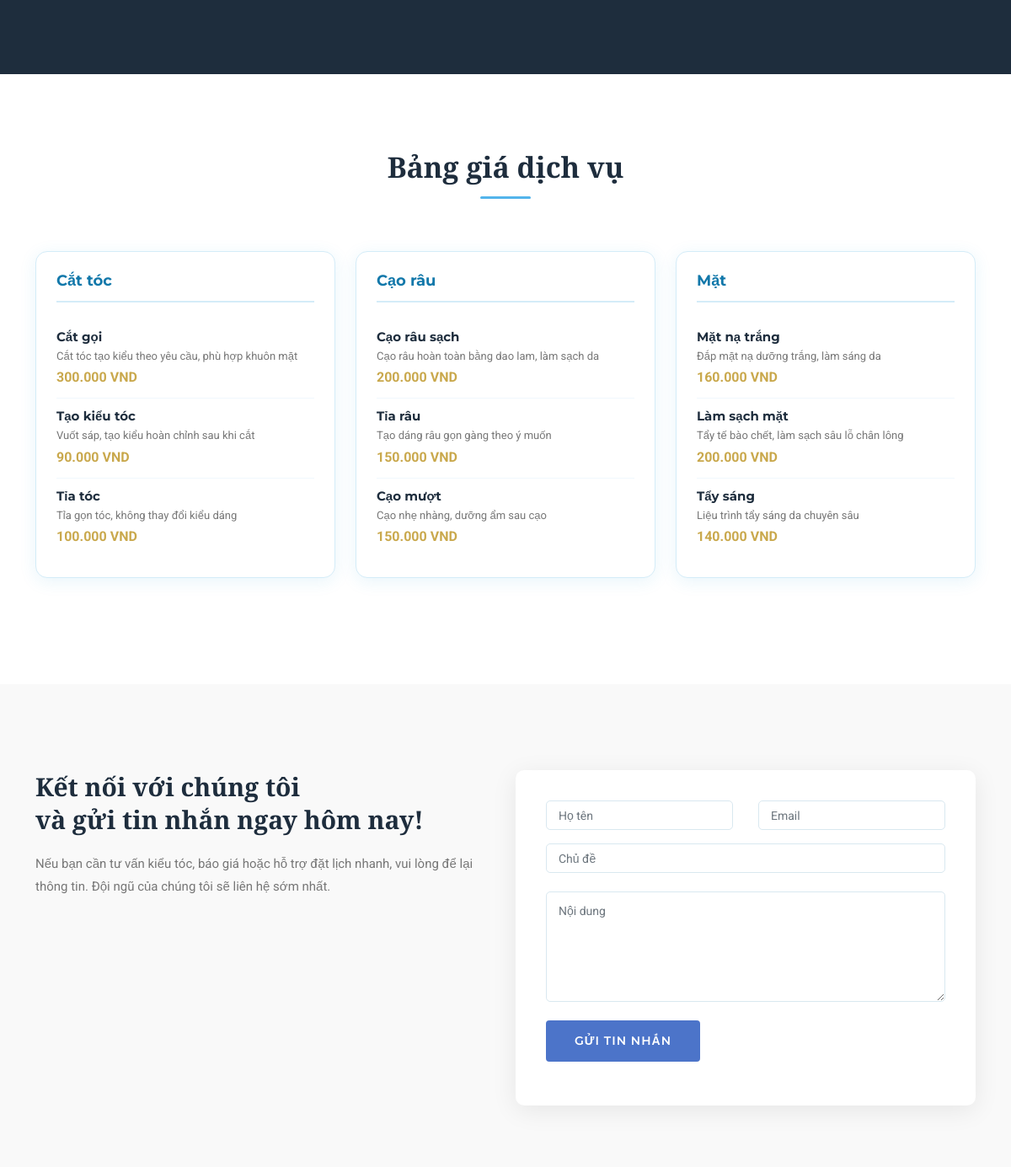
Before: / (middle part) with the older database file.
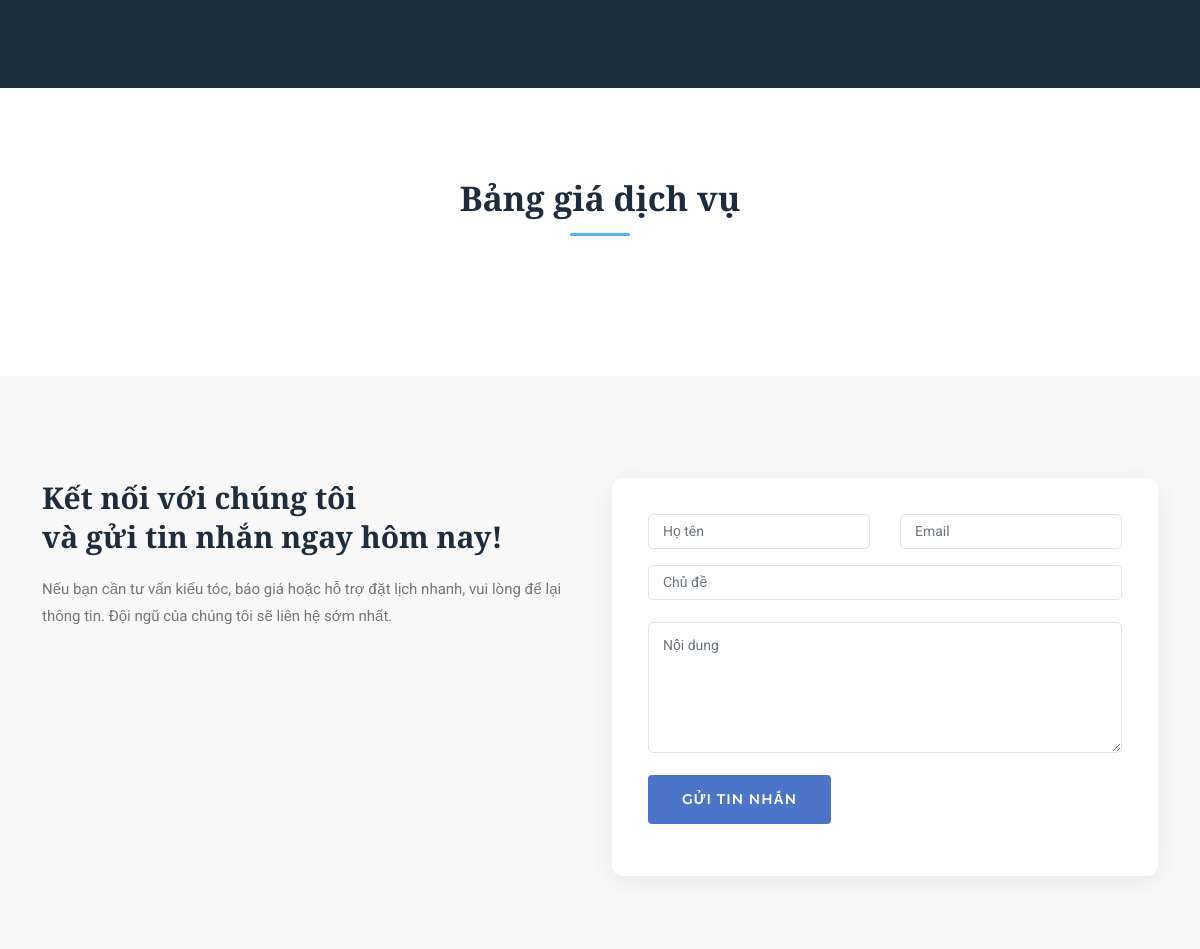
After: the same page with the newer database file.
### tables this page shows
CREATE TABLE `danh_muc_dich_vu` (
  `ma_danh_muc`  int(2)      NOT NULL AUTO_INCREMENT,
  `ten_danh_muc` varchar(50) NOT NULL,
  PRIMARY KEY (`ma_danh_muc`)
);

CREATE TABLE `dich_vu` (
  `ma_dich_vu`  int(5)       NOT NULL AUTO_INCREMENT,
  `ten_dich_vu` varchar(50)  NOT NULL,
  `mo_ta`       varchar(255) NOT NULL,
  `gia`         int(11)      NOT NULL,
  `thoi_luong`  int(5)       NOT NULL,
  `ma_danh_muc` int(2)       NOT NULL,
  PRIMARY KEY (`ma_dich_vu`),
  KEY `fk_danh_muc_dich_vu` (`ma_danh_muc`),
  CONSTRAINT `fk_danh_muc_dich_vu`
    FOREIGN KEY (`ma_danh_muc`) REFERENCES `danh_muc_dich_vu` (`ma_danh_muc`) ON DELETE CASCADE
);

### app/Core/Controller.php (called while the page is built, shortened)
<?php
class Controller
{
    protected function view(string $view, array $data = [], ?string $layout = 'main'): void
    {
        extract($data, EXTR_SKIP);
        $viewFile = APP_PATH . '/Views/' . $view . '.php';
        $layoutFile = APP_PATH . '/Views/layouts/' . $layout . '.php';
        require $viewFile;
        $content = ob_get_clean();
        require $layoutFile;
    }
}

### app/Controllers/HomeController.php (called while the page is built, shortened)
<?php
class HomeController extends Controller
{
    public function index(): void
    {
        $categoryModel = new ServiceCategory();
        $categories = $categoryModel->getAllWithServices();
        $this->view('home/index', [
            'categories' => $categories,
        ]);
    }
}

### index.php (called while the page is built, shortened)
<?php
app_router()->dispatch();

### app/Core/Autoloader.php (called while the page is built, shortened)
<?php
class Autoloader
{
    public static function register(): void
    {
        spl_autoload_register(function (string $class): void {
            $prefix = 'App\\';
            $relative = str_replace('\\', DIRECTORY_SEPARATOR, substr($class, strlen($prefix)));
            $file = APP_PATH . DIRECTORY_SEPARATOR . $relative . '.php';
        });
    }
}

### app/config/config.php (called while the page is built)
<?php
return [
    'db' => [
        'host' => 'localhost',
        'name' => 'barbershop',
        'user' => 'root',
        'pass' => '',
        'charset' => 'utf8mb4',
    ],
    'app_name' => 'Barbershop Website',
];

### app/Core/Database.php (called while the page is built, shortened)
<?php
class Database
{
    private static ?PDO $connection = null;
    public static function getConnection(): PDO
    {
        $config = require APP_PATH . '/config/config.php';
        $db = $config['db'];
        $dsn = sprintf(
            'mysql:host=%s;dbname=%s;charset=%s',
            $db['host'],
            $db['name'],
            $db['charset']
        );
        try {
            self::$connection = new PDO($dsn, $db['user'], $db['pass'], [
                PDO::MYSQL_ATTR_INIT_COMMAND => 'SET NAMES utf8mb4 COLLATE utf8mb4_unicode_ci',
                PDO::ATTR_ERRMODE => PDO::ERRMODE_EXCEPTION,
                PDO::ATTR_DEFAULT_FETCH_MODE => PDO::FETCH_ASSOC,
            ]);
        } catch (PDOException $ex) {
            echo 'Failed to connect with database! ' . $ex->getMessage();
            exit;
        }
        return self::$connection;
    }
}

### app/Core/Model.php (called while the page is built, shortened)
<?php
abstract class Model
{
    public function __construct()
    {
        $this->db = Database::getConnection();
    }
}

### app/Models/ServiceCategory.php (called while the page is built, shortened)
<?php
class ServiceCategory extends Model
{
    public function getAll(): array
    {
        $stmt = $this->db->query('SELECT * FROM danh_muc_dich_vu');
        return $stmt->fetchAll();
    }
    public function getAllWithServices(): array
    {
        $categories = $this->getAll();
        $result = [];
        foreach ($categories as $category) {
            $stmt = $this->db->prepare('SELECT * FROM dich_vu WHERE ma_danh_muc = ?');
            $stmt->execute([$category['ma_danh_muc']]);
            $services = $stmt->fetchAll();
            if (count($services) > 0) {
                $category['services'] = $services;
                $result[] = $category;
            }
        }
        return $result;
    }
}

### app/Helpers/salon.php (called while the page is built, shortened)
<?php
function format_vnd($amount): string
{
    return number_format((float) $amount, 0, ',', '.') . ' VND';
}
function format_money($amount): string
{
    return format_vnd($amount);
}

### app/Helpers/helpers.php (called while the page is built, shortened)
<?php
function base_url(string $path = ''): string
{
    static $base;
    if ($base === null) {
        $scriptDir = str_replace('\\', '/', dirname($_SERVER['SCRIPT_NAME'] ?? ''));
        $scriptDir = rtrim($scriptDir, '/');
        $base = $scriptDir === '' || $scriptDir === '.' ? '' : $scriptDir;
    }
    return ($base === '' ? '' : $base) . '/' . ltrim($path, '/');
}

### app/Views/home/index.php (the view, shortened to what this page needs)
<section id="reviews" class="testimonial_section">
</section>
<section class="pricing_section" id="pricing">
    <div class="container">
        <div class="section_heading">
            <h2>Bảng giá dịch vụ</h2>
            <div class="heading-line"></div>
        </div>
        <div class="row">
            <?php foreach ($categories as $category): ?>
                <div class="col-lg-4 col-md-6 sm-padding" style="margin-bottom:24px;">
                    <div class="price_wrap" style="background:#fff;border-radius:14px;border:1px solid #d4ecf8;padding:24px;box-shadow:0 4px 20px rgba(26,155,215,.1);height:100%;">
                        <h3><?= htmlspecialchars($category['ten_danh_muc']) ?></h3>
                        <ul class="price_list">
                            <?php foreach ($category['services'] as $service): ?>
                                <li>
                                    <h4><?= htmlspecialchars($service['ten_dich_vu']) ?></h4>
                                    <p><?= htmlspecialchars($service['mo_ta']) ?></p>
                                    <span class="price"><?= format_money($service['gia']) ?></span>
                                </li>
                            <?php endforeach; ?>
                        </ul>
                    </div>
                </div>
            <?php endforeach; ?>
        </div>
    </div>
</section>
<section class="contact-section" id="contact-us">
    <div class="container">
        <div class="row">
            <div class="col-lg-6 sm-padding">
                <div class="contact-info">
                    <h2>
                        Kết nối với chúng tôi
                        <br>và gửi tin nhắn ngay hôm nay!
                    </h2>
                    <p>
                        Nếu bạn cần tư vấn kiểu tóc, báo giá hoặc hỗ trợ đặt lịch nhanh, vui lòng để lại thông tin. Đội ngũ của chúng tôi sẽ liên hệ sớm nhất.
                    </p>
                    <h3>
                        <br>
                    </h3>
                </div>
            </div>
            <div class="col-lg-6 sm-padding">
                <div class="contact-form">
                    <div id="contact_ajax_form" class="contactForm">
                        <div class="form-group colum-row row">
                            <div class="col-sm-6">
                                <input type="text" id="contact_name" name="name" class="form-control" placeholder="Họ tên" required>
                            </div>
                            <div class="col-sm-6">
                                <input type="email" id="contact_email" name="email" class="form-control" placeholder="Email" required>
                            </div>
                        </div>
                        <div class="form-group row">
                            <div class="col-md-12">
                                <input type="text" id="contact_subject" name="subject" class="form-control" placeholder="Chủ đề" required>
                            </div>
                        </div>
                        <div class="form-group row">
                            <div class="col-md-12">
                                <textarea id="contact_message" name="message" cols="30" rows="5" class="form-control message" placeholder="Nội dung" required></textarea>
                            </div>
                        </div>
                        <div class="form-group row">
                            <div class="col-md-12">
                                <button id="contact_send" class="default_btn">Gửi tin nhắn</button>
                            </div>
                        </div>
                    </div>
                </div>
            </div>
        </div>
    </div>
</section>

### app/Core/Router.php (shortened to what this page needs)
<?php
class Router
{
    private array $routes = [];
    private function addRoute(string $method, string $path, string $handler): void
    {
        $this->routes[] = [
            'method' => $method,
            'path' => trim($path, '/'),
            'handler' => $handler,
        ];
    }
    public function dispatch(?string $uri = null): void
    {
        $uri = $uri ?? $this->resolveUri();
        foreach ($this->routes as $route) {
            if ($route['path'] === $uri) {
                $this->invoke($route['handler']);
                return;
            }
        }
    }
    private function resolveUri(): string
    {
        return '';
    }
    private function invoke(string $handler): void
    {
        [$class, $method] = array_pad(explode('@', $handler), 2, 'index');
        $controller = new $class();
        $controller->{$method}();
    }
}

### app/Views/layouts/header.php (shortened to what this page needs)
<!DOCTYPE html>
<html lang="vi">
	<head>
		<link rel="stylesheet" type="text/css" href="<?= base_url('barber-admin/Design/css/bootstrap.min.css') ?>">
		<link rel="stylesheet" type="text/css" href="<?= base_url('barber-admin/Design/fonts/css/all.min.css') ?>">
		<link rel="stylesheet" type="text/css" href="<?= base_url('barber-admin/Design/css/web-main.css') ?>?v=<?= @filemtime(ROOT_PATH . '/barber-admin/Design/css/web-main.css') ?: time() ?>">
		<link rel="stylesheet" type="text/css" href="<?= base_url('barber-admin/Design/css/barber-icons.css') ?>">
	</head>
	<body>

### app/Views/layouts/main.php (shortened to what this page needs)
<?php require APP_PATH . '/Views/layouts/header.php'; ?>
<?= $content ?>
<?php require APP_PATH . '/Views/layouts/footer.php'; ?>

### app/Views/layouts/footer.php (shortened to what this page needs)
	</body>
</html>

### barber-admin/Design/css/web-main.css (style rules this page uses)
*, *::before, *::after { box-sizing: border-box; }
body { font-family: 'Roboto', sans-serif; font-size: 15px; color: #444; background: #fff; margin: 0; padding: 0; overflow-x: hidden; }
h1, h2, h3, h4, h5, h6 { font-family: 'Montserrat', sans-serif; font-weight: 700; color: #1e2d3d; margin-top: 0; }
.default_btn { display: inline-block; padding: 12px 32px; background: #4c74c9; color: #fff !important; font-family: 'Montserrat', sans-serif; font-size: 14px; font-weight: 600; letter-spacing: 1px; text-transform: uppercase; border: 2px solid #4c74c9; border-radius: 4px; cursor: pointer; transition: background 0.25s, color 0.25s, border-color 0.25s; }
.section_heading { text-align: center; margin-bottom: 50px; }
.section_heading h2 { font-size: 34px; color: #1e2d3d; margin-bottom: 14px; font-family: 'Prata', serif; }
.heading-line { width: 60px; height: 3px; background: #53b4eb; margin: 0 auto; border-radius: 2px; }
.testimonial_section { padding: 90px 0; background: #1e2d3d; }
.pricing_section { padding: 90px 0; background: #fff; }
.contact-section { padding: 90px 0; background: #f9f9f9; }
.contact-info h2 { font-size: 30px; color: #1e2d3d; margin-bottom: 20px; font-family: 'Prata', serif; line-height: 1.3; }
.contact-info p { color: #777; font-size: 15px; line-height: 1.8; }
.contact-form { background: #fff; padding: 36px; border-radius: 10px; box-shadow: 0 6px 30px rgba(0,0,0,0.08); }
.contact-form .form-control { border: 1.5px solid #d9e8f0; border-radius: 5px; padding: 12px 14px; font-size: 14px; color: #444; margin-bottom: 6px; transition: border-color 0.2s, box-shadow 0.2s; }
.contact-form .colum-row { margin-bottom: 10px; }
.sm-padding { padding: 12px; }
ul { list-style: none; padding: 0; margin: 0; }
.price_wrap { background: #fff; border-radius: 10px; border: 1px solid #e0f0f8; padding: 28px; box-shadow: 0 4px 20px rgba(26,155,215,0.08); height: 100%; }
.price_wrap h3 { font-size: 18px; color: #1278aa; margin-bottom: 20px; padding-bottom: 12px; border-bottom: 2px solid #d4ecf8; font-family: 'Montserrat', sans-serif; }
.price_list li { padding: 12px 0; border-bottom: 1px solid #f0f8fd; display: flex; flex-direction: column; }
.price_list li:last-child { border-bottom: none; }
.price_list h4 { font-size: 15px; color: #1e2d3d; margin: 0 0 4px; }
.price_list p { font-size: 13px; color: #777; margin: 0 0 4px; }
.price_list .price { font-size: 16px; font-weight: 700; color: #c9a84c; }

Changed rows visible on the page:
removed danh_muc_dich_vu: ten_danh_muc "Cắt tóc"
removed dich_vu: ten_dich_vu "Cắt gọi", mo_ta "Cắt tóc tạo kiểu theo yêu cầu, phù hợp khuôn mặt", gia "300.000 VND", shown under "Cắt tóc"
removed dich_vu: ten_dich_vu "Tạo kiểu tóc", mo_ta "Vuốt sáp, tạo kiểu hoàn chỉnh sau khi cắt", gia "90.000 VND", shown under "Cắt tóc"
removed dich_vu: ten_dich_vu "Tỉa tóc", mo_ta "Tỉa gọn tóc, không thay đổi kiểu dáng", gia "100.000 VND", shown under "Cắt tóc"
removed danh_muc_dich_vu: ten_danh_muc "Cạo râu"
removed dich_vu: ten_dich_vu "Cạo râu sạch", mo_ta "Cạo râu hoàn toàn bằng dao lam, làm sạch da", gia "200.000 VND", shown under "Cạo râu"
removed dich_vu: ten_dich_vu "Tỉa râu", mo_ta "Tạo dáng râu gọn gàng theo ý muốn", gia "150.000 VND", shown under "Cạo râu"
removed dich_vu: ten_dich_vu "Cạo mượt", mo_ta "Cạo nhẹ nhàng, dưỡng ẩm sau cạo", gia "150.000 VND", shown under "Cạo râu"
removed danh_muc_dich_vu: ten_danh_muc "Mặt"
removed dich_vu: ten_dich_vu "Mặt nạ trắng", mo_ta "Đắp mặt nạ dưỡng trắng, làm sáng da", gia "160.000 VND", shown under "Mặt"
removed dich_vu: ten_dich_vu "Làm sạch mặt", mo_ta "Tẩy tế bào chết, làm sạch sâu lỗ chân lông", gia "200.000 VND", shown under "Mặt"
removed dich_vu: ten_dich_vu "Tẩy sáng", mo_ta "Liệu trình tẩy sáng da chuyên sâu", gia "140.000 VND", shown under "Mặt"
